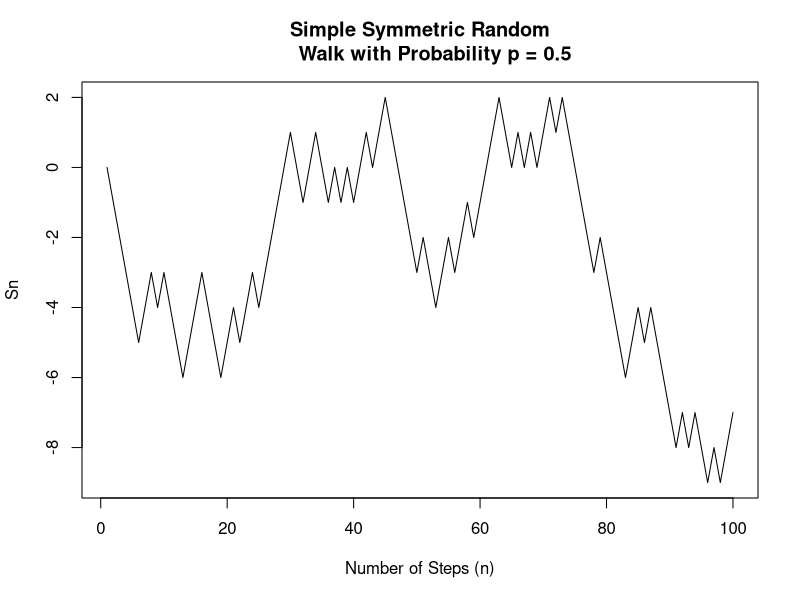
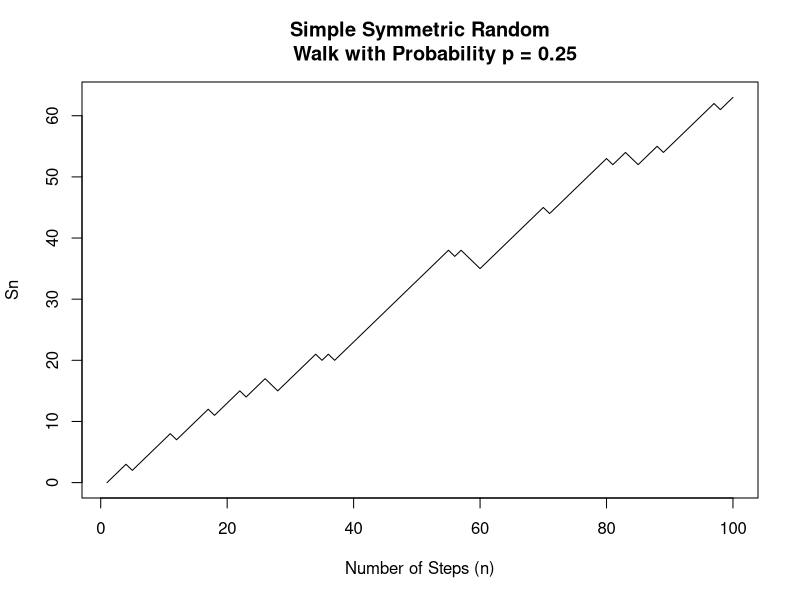
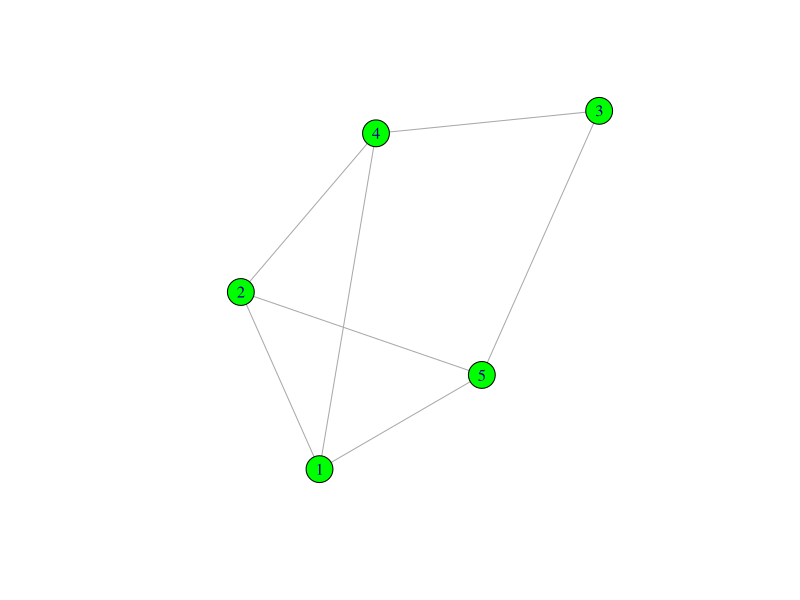
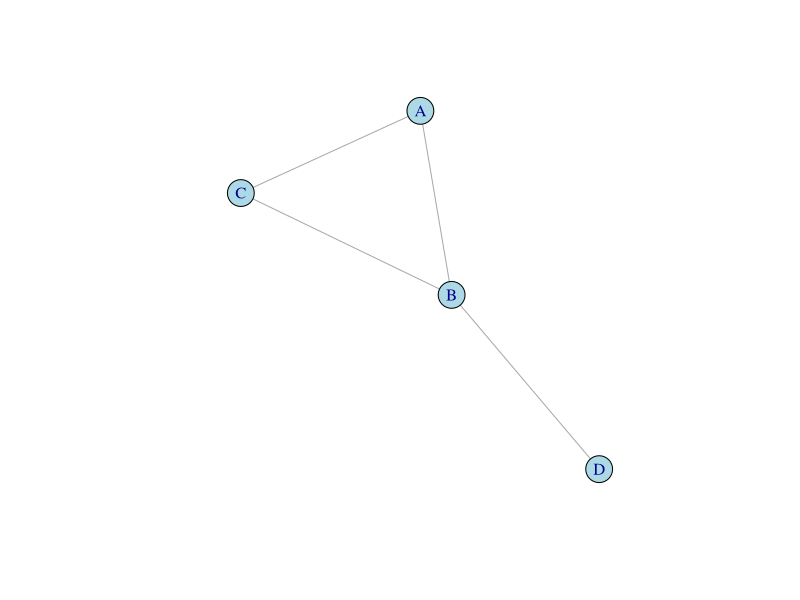
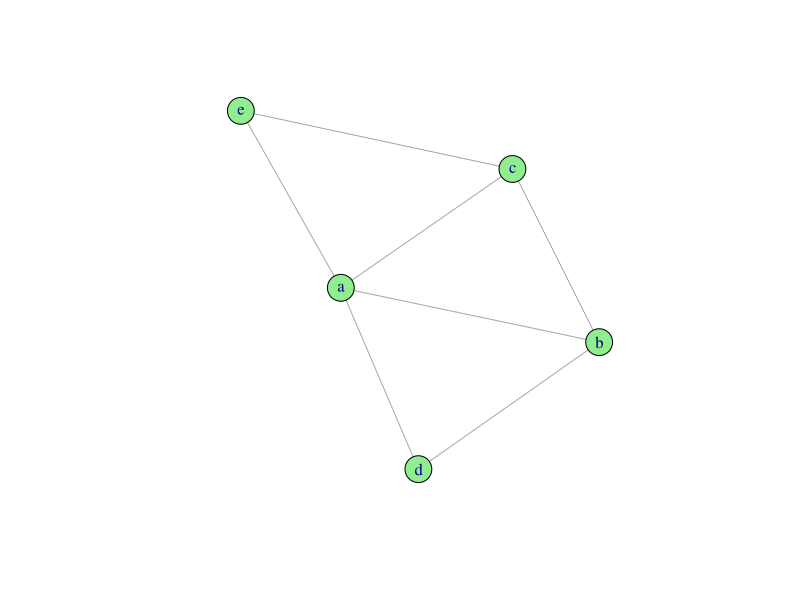
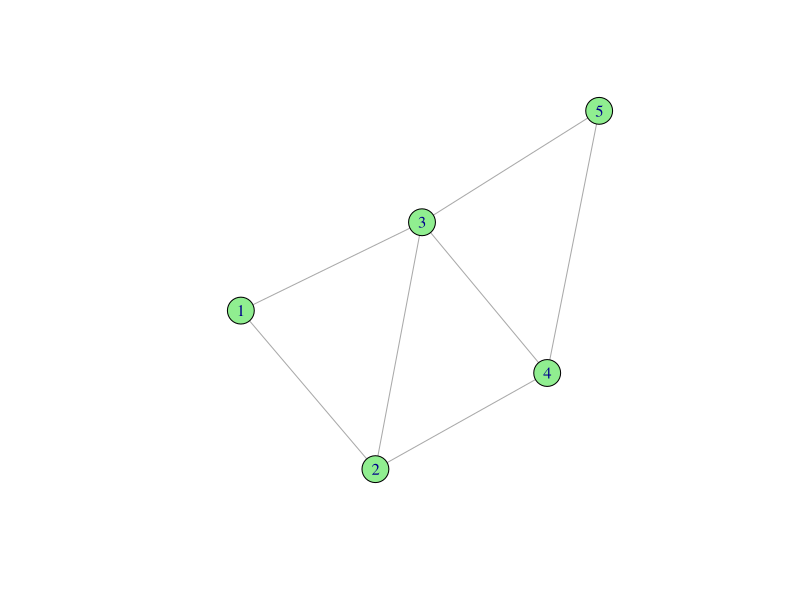

Source code (R) for these figures, in order:
install.packages("igraph")
install.packages("expm")
library(expm)
library(igraph)

# First set up a symmetric random walk

sym_walk <- function(x0, n)
{
  values <- c(0)
  current <- x0
  while (length(values) < n)
  {
    change = 0
    if (runif(1) > 0.5)
    {
      change = 1
    }
    else
    {
      change = -1
    }
    current <- current + change
    values <- c(values, current)
  }
  values
}

plot(sym_walk(0, 100), xlab ="Number of Steps (n)",
     ylab = "Sn", main = "Simple Symmetric Random
     Walk with Probability p = 0.5", type = "l")

# Second set up a random walk without symmetry

prob_walk <- function(x0, p, n)
{
  values <- c(0)
  current <- x0
  while (length(values) < n)
  {
    change = 0
    if (runif(1) > p)
    {
      change = 1
    }
    else
    {
      change = -1
    }
    current <- current + change
    values <- c(values, current)
    }
  values
}

plot(prob_walk(0, 0.25, 100), xlab =
    "Number of Steps (n)", ylab = "Sn", 
    main = "Simple Symmetric Random
     Walk with Probability p = 0.25", type = "l")

# Third graph random walk on graph w/ equal prob

G <- make_graph(~ 1 - 2, 3 - 4, 4 - 1:2, 5 - 1:2:3)
plot(G, vertex.color = "green")

# Degree Matrix of Graph G
deg <- degree(G)
G_deg <- diag(deg, 5, 5)

# Adjacency Matrix of Graph G
G_adj <- matrix(as_adj(G), byrow = FALSE, nrow = 5)

# Manually Computed Laplacian
G_man_lap <- G_deg - G_adj

# Computer Computed Laplacian
G_com_lap <- matrix(laplacian_matrix(G), 
                    byrow = FALSE, nrow = 5)

# Manually Computed Normalized Laplacian
deg_neg_half <- degree(G)^(-0.5)
G_deg_neg_half <- diag(deg_neg_half, 5, 5)
G_man_norm_lap <- G_deg_neg_half %*% G_man_lap %*%
  G_deg_neg_half

# Computer Computer Normalized Laplacian
G_com_norm_lap <- matrix(laplacian_matrix(G, 
                        normalized = TRUE), 
                         byrow = FALSE, nrow = 5)

# That proves the Laplacian matrix as well as our
# equation to normalize it.

# Now to do some stuff with the original M matrix
H <- make_graph(~ A - B:C, B - C:D)
plot(H, vertex.color = "light blue")

trans_prob_step <- function(graph, t)
{
  nodes = vcount(graph)
  d <- degree(graph)
  M <- matrix(0, nodes, nodes)
  for (i in 1:nodes)
  {
    for (j in 1:nodes)
    {
      if (are_adjacent(graph, i, j) == TRUE)
      {
        M[i, j] = 1/d[i]
      }
      else
      {
        M[i, j] = 0
      }
    }
  }
  if (t == 0)
  {
    print("Invalid Operation.")
  }
  else if (t == 1)
  {
    M <- M
  }
  else
  {
    for (k in 1:(t-1))
    {
      M <- M %*% M
    }
  }
  N <- M
}

N <- trans_prob_step(H, 2)

prob_cloud <- function(graph, t, i)
{
  A <- trans_prob_step(graph, t)
  v <- A[i,]
  v
}

row <- prob_cloud(H, 2, 1)

lazy_matrix_step <- function(graph, t)
{
  nodes = vcount(graph)
  d <- degree(graph)
  M <- matrix(0, nodes, nodes)
  if (runif(1) > 0.5)
  {
    for (i in 1:nodes)
    {
      for (j in 1:nodes)
      {
        if (are_adjacent(graph, i, j) == TRUE)
        {
          M[i, j] = 1/d[i]
        }
        else
        {
          M[i, j] = 0
        }
      }
    }
  }
  else
  {
    M <- diag(nodes)
  }
  if (t >= 2)
  {
    k = 1
    while (k < t)
    {
      S <- matrix(0, nodes, nodes)
      if (runif(1) > 0.5)
      {
        for (i in 1:nodes)
        {
          for (j in 1:nodes)
          {
            if (are_adjacent(graph, i, j) == TRUE)
            {
              S[i, j] = 1/d[i]
            }
            else
            {
              S[i, j] = 0
            }
          }
        }
      }
      else
      {
        S <- diag(nodes)
      }
      M = M %*% S
      k = k + 1
    }
  }
  A <- M
}

L <- lazy_matrix_step(H, 2)

I <- make_graph(~ a - b, c - a:b, d - a:b, e - a:c)
plot(I, vertex.color = "light green")

convergence <- function(graph)
{
  nodes = vcount(graph)
  val = 1
  R <- trans_prob_step(graph, val)
  while ((R[1, 1] + R[2, 1]) != (2 * R[1, 1]))
  {
    val = val + 1
    R <- trans_prob_step(graph, val)
  }
  val
}

num <- convergence(I)

converg_matrix <- function(graph)
{
  t <- convergence(graph)
  R <- trans_prob_step(graph, t)
  R
}

decomp_trans_prob <- function(graph, p)
{
  M <- trans_prob_step(graph, 1)
  nodes = vcount(graph)
  deg <- degree(graph)
  D <- diag(deg, nodes, nodes)
  half_D <- diag(degree(graph)^(0.5), nodes, nodes)
  neg_half_D <- diag(degree(graph)^(-0.5), 
                     nodes, nodes)
  S <- half_D %*% M %*% neg_half_D
  evs <- eigen(S)
  evals <- evs$values
  evects <- evs$vectors
  lambda <- diag(evals, nodes, nodes)
  phi <- neg_half_D %*% evects
  psi <- half_D %*% evects
  E <- matrix(0, nodes, nodes)
  for (a in 1:nodes)
  {
    r <- t(t(phi[,a]))
    y <- t(psi[,a])
    E <- E + ((evals[a]^p) * r %*% y)
  }
  E <- round(E, digits = 7)
}

E <- decomp_trans_prob(H, 2)
M <- trans_prob_step(H, 2)

J <- make_graph(~ 1 - 2:3, 2 - 3:4, 3 - 4:5, 4 - 5)
plot(J, vertex.color = "light green")

F <- converg_matrix(J)
power <- convergence(J)
P <- trans_prob_step(J, 9)
